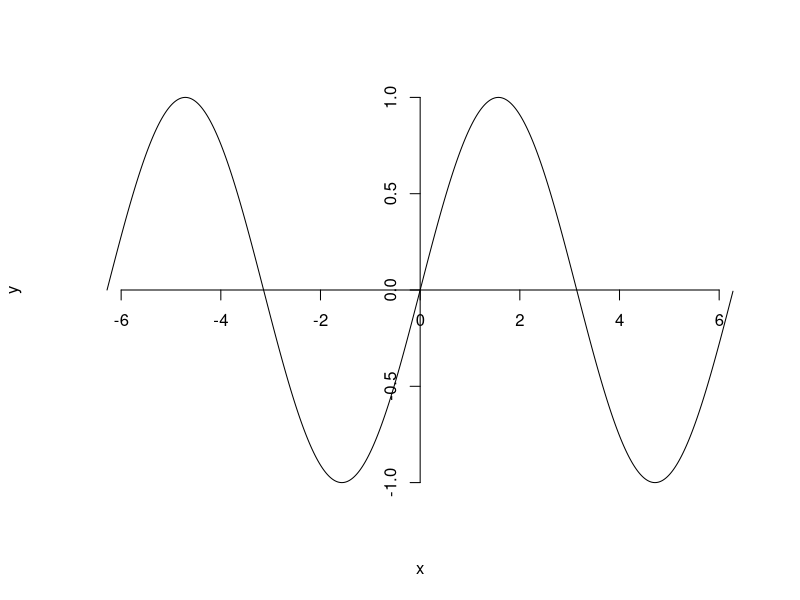

Write the R code that produced this figure.
rm(list = ls())

#Purpose: Plotting y = sin(x)
#input
x <- seq(-2*pi, 2*pi, 0.01)

#computation
n <- length(x)
y <- numeric(n)

for(i in 1:n) {
    y[i] <- sin(x[i])
}

#output
plot(x, y, t="l", axes=F)
axis(1,pos=0)
axis(2,pos=0)
